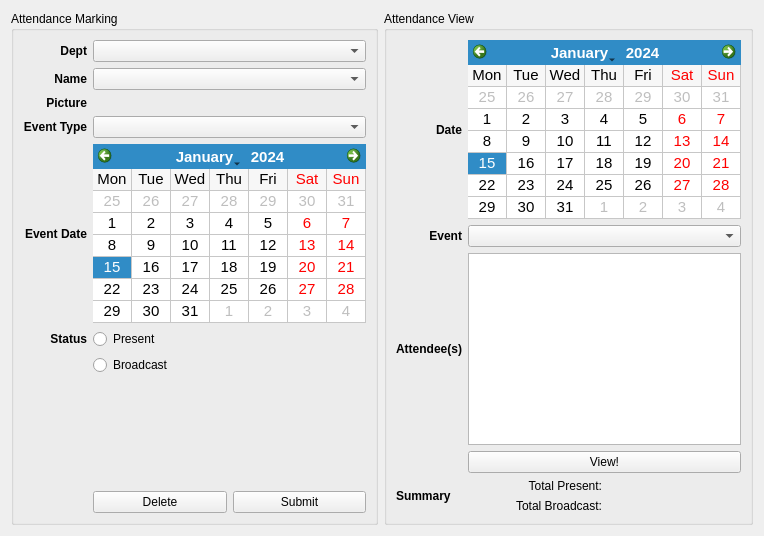
          <widget class="QWidget" name="tab_5">
           <attribute name="title">
            <string>Admin Marking</string>
           </attribute>
           <layout class="QHBoxLayout" name="horizontalLayout_11">
            <item>
             <widget class="QGroupBox" name="groupBox_3">
              <property name="title">
               <string>Attendance Marking</string>
              </property>
              <layout class="QGridLayout" name="gridLayout">
               <item row="0" column="0">
                <widget class="QLabel" name="label_admintab_dept">
                 <property name="font">
                  <font>
                   <weight>75</weight>
                   <bold>true</bold>
                  </font>
                 </property>
                 <property name="text">
                  <string>Dept</string>
                 </property>
                 <property name="alignment">
                  <set>Qt::AlignRight|Qt::AlignTrailing|Qt::AlignVCenter</set>
                 </property>
                </widget>
               </item>
               <item row="0" column="2">
                <widget class="QComboBox" name="comboBox_admintab_dept"/>
               </item>
               <item row="1" column="0">
                <widget class="QLabel" name="label_admintab_name">
                 <property name="font">
                  <font>
                   <weight>75</weight>
                   <bold>true</bold>
                  </font>
                 </property>
                 <property name="text">
                  <string>Name</string>
                 </property>
                 <property name="alignment">
                  <set>Qt::AlignRight|Qt::AlignTrailing|Qt::AlignVCenter</set>
                 </property>
                </widget>
               </item>
               <item row="1" column="2">
                <widget class="QComboBox" name="comboBox_admintab_name"/>
               </item>
               <item row="3" column="0">
                <widget class="QLabel" name="label_admintab_event">
                 <property name="font">
                  <font>
                   <weight>75</weight>
                   <bold>true</bold>
                  </font>
                 </property>
                 <property name="text">
                  <string>Event Type</string>
                 </property>
                 <property name="alignment">
                  <set>Qt::AlignRight|Qt::AlignTrailing|Qt::AlignVCenter</set>
                 </property>
                </widget>
               </item>
               <item row="3" column="2">
                <widget class="QComboBox" name="comboBox_admintab_event"/>
               </item>
               <item row="4" column="0">
                <widget class="QLabel" name="label">
                 <property name="font">
                  <font>
                   <weight>75</weight>
                   <bold>true</bold>
                  </font>
                 </property>
                 <property name="text">
                  <string>Event Date</string>
                 </property>
                 <property name="alignment">
                  <set>Qt::AlignRight|Qt::AlignTrailing|Qt::AlignVCenter</set>
                 </property>
                </widget>
               </item>
               <item row="4" column="2">
                <widget class="QCalendarWidget" name="calendarWidget">
                 <property name="sizePolicy">
                  <sizepolicy hsizetype="Preferred" vsizetype="Preferred">
                   <horstretch>0</horstretch>
                   <verstretch>0</verstretch>
                  </sizepolicy>
                 </property>
                 <property name="minimumSize">
                  <size>
                   <width>0</width>
                   <height>0</height>
                  </size>
                 </property>
                 <property name="font">
                  <font>
                   <family>Ubuntu</family>
                   <pointsize>11</pointsize>
                   <weight>50</weight>
                   <bold>false</bold>
                   <kerning>true</kerning>
                  </font>
                 </property>
                 <property name="cursor">
                  <cursorShape>PointingHandCursor</cursorShape>
                 </property>
                 <property name="gridVisible">
                  <bool>true</bool>
                 </property>
                 <property name="verticalHeaderFormat">
                  <enum>QCalendarWidget::NoVerticalHeader</enum>
                 </property>
                 <property name="navigationBarVisible">
                  <bool>true</bool>
                 </property>
                 <property name="dateEditEnabled">
                  <bool>true</bool>
                 </property>
                </widget>
               </item>
               <item row="5" column="0">
                <widget class="QLabel" name="label_admintab_status">
                 <property name="font">
                  <font>
                   <weight>75</weight>
                   <bold>true</bold>
                  </font>
                 </property>
                 <property name="text">
                  <string>Status</string>
                 </property>
                 <property name="alignment">
                  <set>Qt::AlignRight|Qt::AlignTrailing|Qt::AlignVCenter</set>
                 </property>
                </widget>
               </item>
               <item row="9" column="2">
                <layout class="QHBoxLayout" name="horizontalLayout_16">
                 <item>
                  <widget class="QPushButton" name="pushButton_delete">
                   <property name="text">
                    <string>Delete</string>
                   </property>
                  </widget>
                 </item>
                 <item>
                  <widget class="QPushButton" name="pushButton_submit">
                   <property name="text">
                    <string>Submit</string>
                   </property>
                  </widget>
                 </item>
                </layout>
               </item>
               <item row="8" column="2">
                <spacer name="verticalSpacer">
                 <property name="orientation">
                  <enum>Qt::Vertical</enum>
                 </property>
                 <property name="sizeHint" stdset="0">
                  <size>
                   <width>20</width>
                   <height>40</height>
                  </size>
                 </property>
                </spacer>
               </item>
               <item row="2" column="2">
                <widget class="QLabel" name="label_attmarkingpic">
                 <property name="text">
                  <string/>
                 </property>
                 <property name="pixmap">
                  <pixmap>icon/unknown_profile.png</pixmap>
                 </property>
                 <property name="alignment">
                  <set>Qt::AlignCenter</set>
                 </property>
                </widget>
               </item>
               <item row="2" column="0">
                <widget class="QLabel" name="label_4">
                 <property name="font">
                  <font>
                   <weight>75</weight>
                   <bold>true</bold>
                  </font>
                 </property>
                 <property name="text">
                  <string>Picture</string>
                 </property>
                 <property name="alignment">
                  <set>Qt::AlignRight|Qt::AlignTrailing|Qt::AlignVCenter</set>
                 </property>
                </widget>
               </item>
               <item row="7" column="2">
                <widget class="QRadioButton" name="radioButton_broadcast">
                 <property name="text">
                  <string>Broadcast</string>
                 </property>
                </widget>
               </item>
               <item row="5" column="2">
                <widget class="QRadioButton" name="radioButton_present">
                 <property name="text">
                  <string>Present</string>
                 </property>
                </widget>
               </item>
              </layout>
             </widget>
            </item>
            <item>
             <widget class="QGroupBox" name="groupBox_8">
              <property name="title">
               <string>Attendance View</string>
              </property>
              <layout class="QGridLayout" name="gridLayout_2">
               <item row="4" column="0">
                <widget class="QLabel" name="attendeeLabel">
                 <property name="font">
                  <font>
                   <weight>75</weight>
                   <bold>true</bold>
                  </font>
                 </property>
                 <property name="text">
                  <string>Attendee(s)</string>
                 </property>
                 <property name="alignment">
                  <set>Qt::AlignRight|Qt::AlignTrailing|Qt::AlignVCenter</set>
                 </property>
                </widget>
               </item>
               <item row="2" column="0">
                <widget class="QLabel" name="eventLabel">
                 <property name="font">
                  <font>
                   <weight>75</weight>
                   <bold>true</bold>
                  </font>
                 </property>
                 <property name="text">
                  <string>Event</string>
                 </property>
                 <property name="alignment">
                  <set>Qt::AlignRight|Qt::AlignTrailing|Qt::AlignVCenter</set>
                 </property>
                </widget>
               </item>
               <item row="0" column="0">
                <widget class="QLabel" name="dateLabel">
                 <property name="font">
                  <font>
                   <weight>75</weight>
                   <bold>true</bold>
                  </font>
                 </property>
                 <property name="text">
                  <string>Date</string>
                 </property>
                 <property name="alignment">
                  <set>Qt::AlignRight|Qt::AlignTrailing|Qt::AlignVCenter</set>
                 </property>
                </widget>
               </item>
               <item row="4" column="1">
                <widget class="QTableWidget" name="tableWidget_attendee"/>
               </item>
               <item row="5" column="1">
                <widget class="QPushButton" name="pushButton_viewatt">
                 <property name="text">
                  <string>View!</string>
                 </property>
                </widget>
               </item>
               <item row="2" column="1">
                <widget class="QComboBox" name="comboBox_eventviewatt"/>
               </item>
               <item row="0" column="1">
                <widget class="QCalendarWidget" name="calendarWidget_attview">
                 <property name="sizePolicy">
                  <sizepolicy hsizetype="Preferred" vsizetype="Preferred">
                   <horstretch>0</horstretch>
                   <verstretch>0</verstretch>
                  </sizepolicy>
                 </property>
                 <property name="minimumSize">
                  <size>
                   <width>0</width>
                   <height>0</height>
                  </size>
                 </property>
                 <property name="baseSize">
                  <size>
                   <width>0</width>
                   <height>0</height>
                  </size>
                 </property>
                 <property name="font">
                  <font>
                   <pointsize>11</pointsize>
                   <weight>50</weight>
                   <bold>false</bold>
                   <kerning>true</kerning>
                  </font>
                 </property>
                 <property name="cursor">
                  <cursorShape>PointingHandCursor</cursorShape>
                 </property>
                 <property name="gridVisible">
                  <bool>true</bool>
                 </property>
                 <property name="verticalHeaderFormat">
                  <enum>QCalendarWidget::NoVerticalHeader</enum>
                 </property>
                </widget>
               </item>
               <item row="6" column="0">
                <widget class="QLabel" name="label_16">
                 <property name="font">
                  <font>
                   <weight>75</weight>
                   <bold>true</bold>
                  </font>
                 </property>
                 <property name="text">
                  <string>Summary</string>
                 </property>
                </widget>
               </item>
               <item row="6" column="1">
                <layout class="QGridLayout" name="gridLayout_3">
                 <item row="1" column="0">
                  <widget class="QLabel" name="label_21">
                   <property name="text">
                    <string>Total Broadcast:</string>
                   </property>
                   <property name="alignment">
                    <set>Qt::AlignRight|Qt::AlignTrailing|Qt::AlignVCenter</set>
                   </property>
                  </widget>
                 </item>
                 <item row="0" column="0">
                  <widget class="QLabel" name="label_20">
                   <property name="text">
                    <string>Total Present:</string>
                   </property>
                   <property name="alignment">
                    <set>Qt::AlignRight|Qt::AlignTrailing|Qt::AlignVCenter</set>
                   </property>
                  </widget>
                 </item>
                 <item row="0" column="1">
                  <widget class="QLabel" name="label_totalpresent">
                   <property name="text">
                    <string/>
                   </property>
                  </widget>
                 </item>
                 <item row="1" column="1">
                  <widget class="QLabel" name="label_totalbroadcast">
                   <property name="text">
                    <string/>
                   </property>
                  </widget>
                 </item>
                </layout>
               </item>
              </layout>
             </widget>
            </item>
           </layout>
          </widget>
